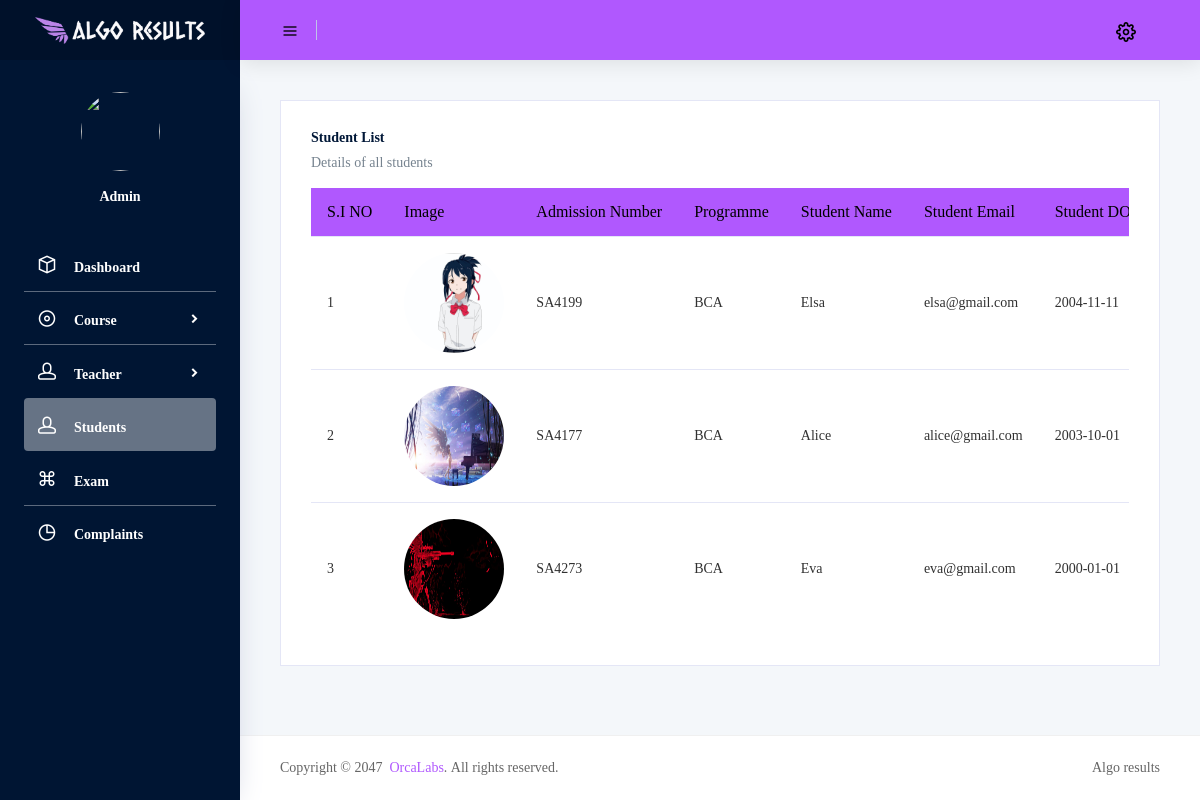
The page /Project/Admin/Students.php on the database its author committed.
### tables this page shows
CREATE TABLE IF NOT EXISTS `tbl_student` (
  `student_id` int NOT NULL AUTO_INCREMENT,
  `student_admno` varchar(50) NOT NULL,
  `student_name` varchar(50) NOT NULL,
  `student_email` varchar(50) NOT NULL,
  `student_password` varchar(50) NOT NULL,
  `student_dob` date NOT NULL,
  `student_contact` bigint NOT NULL,
  `student_photo` varchar(250) NOT NULL,
  `programme_id` int NOT NULL,
  `parent_id` int NOT NULL,
  PRIMARY KEY (`student_id`)
);

CREATE TABLE IF NOT EXISTS `tbl_programme` (
  `programme_id` int NOT NULL AUTO_INCREMENT,
  `programme_name` varchar(50) NOT NULL,
  PRIMARY KEY (`programme_id`)
);

### Project/Admin/Students.php (the view, shortened to what this page needs)
<?php
include("../Assets/Connection/Connection.php");
include('Head.php');
?>
<!DOCTYPE html>
<html lang="en">
<head>
    <link rel="stylesheet" href="../Assets/CSS/Font.css">
</head>
<body>
    <div class="row">
        <div class="col-lg-12 grid-margin stretch-card">
            <div class="card">
                <div class="card-body">
                    <h4 class="card-title">Student List</h4>
                    <p class="card-description">
                        Details of all students
                    </p>
                    <div class="table-responsive">
                        <table class="table table-hover">
                            <thead>
                                <tr>
                                    <th>S.I&nbsp;NO</th>
                                    <th>Image</th>
                                    <th>Admission&nbsp;Number</th>
                                    <th>Programme</th>
                                    <th>Student&nbsp;Name</th>
                                    <th>Student&nbsp;Email</th>
                                    <th>Student&nbsp;DOB</th>
                                </tr>
                            </thead>
                            <tbody>
                                <?php
                                $i = 0;
                                $selQry = "select * from tbl_student s inner join tbl_parent p on s.parent_id=p.parent_id inner join tbl_programme pro on pro.programme_id=s.programme_id";
                                $data = mysqli_query($con, $selQry);
                                while ($row = mysqli_fetch_assoc($data)) {
                                    $i++;
                                ?>
                                    <tr>
                                        <td><?php echo $i; ?></td>
                                        <td><img style="width: 100px;height: 100px;" src="../Assets/Files/<?php echo $row["student_photo"]; ?>" ></td>
                                        <td><?php echo $row["student_admno"]; ?></td>
                                        <td><?php echo $row["programme_name"]; ?></td>
                                        <td><?php echo $row["student_name"]; ?></td>
                                        <td><?php echo $row["student_email"]; ?></td>
                                        <td><?php echo $row["student_dob"]; ?></td>
                                    </tr>
                                <?php
                                }
                                ?>
                            </tbody>
                        </table>
                    </div>
                </div>
            </div>
        </div>
    </div>
</body>
<?php
include('Foot.php');
?>
</html>

### Project/Admin/Students.php (style rules this page uses)
thead th, thead td { color: black; background-color: #b058fe; }
tbody th, tbody td { color: #313131; }

### rows shown on the page
tbl_student: student_photo (picture), student_admno "SA4199", programme.programme_name "BCA", student_name "Elsa", student_email "elsa@gmail.com", student_dob "2004-11-11"
tbl_student: student_photo (picture), student_admno "SA4177", programme.programme_name "BCA", student_name "Alice", student_email "alice@gmail.com", student_dob "2003-10-01"
tbl_student: student_photo (picture), student_admno "SA4273", programme.programme_name "BCA", student_name "Eva", student_email "eva@gmail.com", student_dob "2000-01-01"
